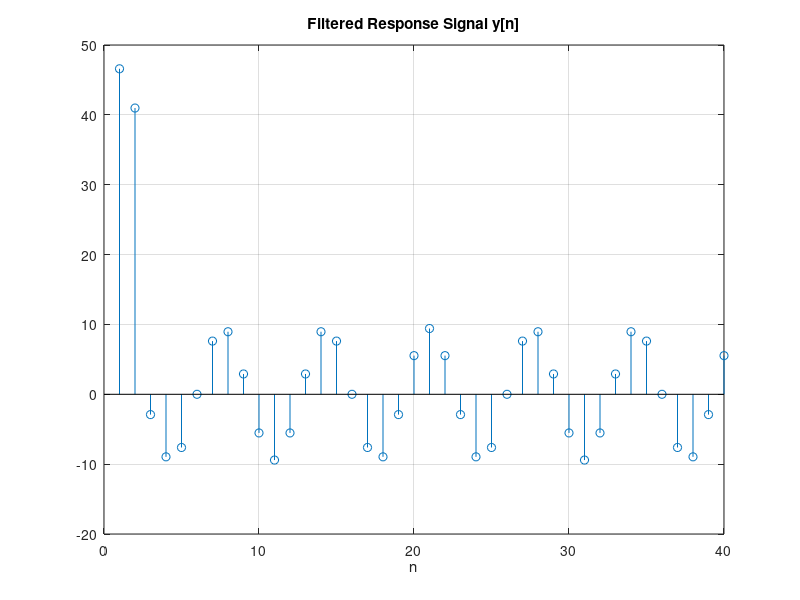
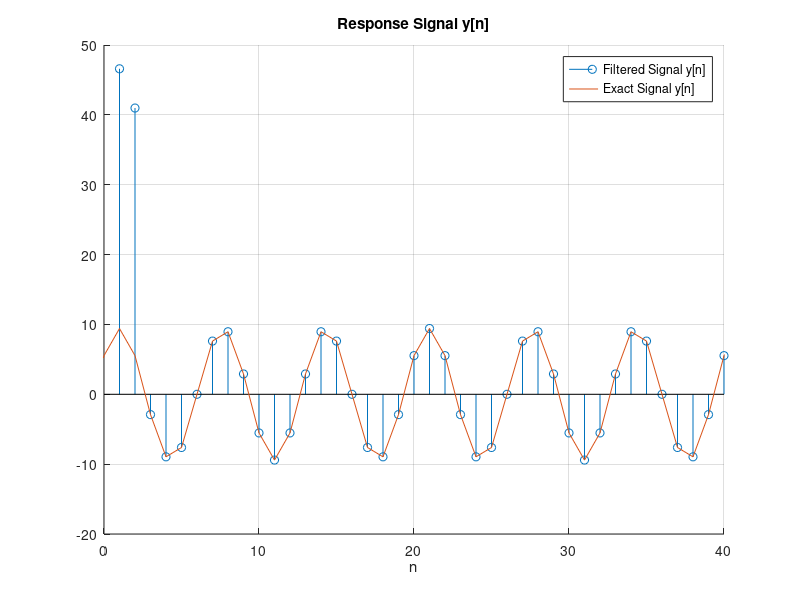

Recreate these plots in MATLAB, in order. (Note: this script raises an error after producing the figures.)
%% Project - Frequency Response of FIR Filters
%  David Venegas
%  u0934702
%  ECE 6530: Digital Signal Processing
%  University of Utah
%% P-12: Frequency Response: Bandpass & Nulling Filters 

% The goal of this lab is to study the response of FIR filters to inputs such 
% as complex exponentials and sinusoids. In the experiments of this lab, you 
% will use firfilt(), or conv(), to implement filters and freqz() to obtain 
% the filter's frequency response. As a result, you should learn how to 
% characterize a filter by knowing how it reacts to different frequency 
% components in the input. This lab also introduces two practical filters: 
% bandpass filters and nulling filters. Bandpass filters can be used to detect 
% and extract information from sinusoidal signals, e.g., tones in a touch-tone 
% telephone dialer. Nulling filters can be used to remove sinusoidal interference, 
% e.g., jamming signals in a radar. 

%% 3.1 Nulling Filters for Rejection
clc;clear;
%% (a).

% Design a filtering system that consists of the cascade of two FIR nulling 
% filters that will eliminate the following input frequencies: ω = 0.44π, and ω = 0.7π.
% For this part, derive the filter coefficients of both nulling filters.


    % Basic FIR Nulling Filter: y[n] = x[n] - 2cos(ω)x[n-1] + x[n-2]
    
    % Coefficients of [FIR 1] for ω = 0.44π:
    FIR1_b = [1 -2*cos(0.44*pi) 1];

    % Coefficients of [FIR 1] for ω = 0.7π:
    FIR2_b = [1 -2*cos(0.7*pi) 1];

%% (b) 

% Generate an input signal x[n] that is the sum of three sinusoids:
% x[n] = 5cos(0.3πn) + 22cos(0.44πn - π/3) + 22cos(0.7πn - π/4)
    
    % Make the input signal 150 samples long over the range 0 ≤ n ≤ 149.
    n = 0:149;
    x = 5*cos(0.3*pi*n) + 22*cos((0.44*pi*n) - (pi/3)) + 22*cos((0.7*pi*n) - (pi/4));
    
%% (c)

% Filter the sum of three sinusoids signal x[n] through the filters designed
% in part (a). Show the MATLAB code that you wrote to implement the cascade 
% of two FIR filters.

    % Cascaded FIR Filter = [FIR 1] * [FIR 1]
    FIR_null = conv(FIR1_b, FIR2_b);
    
    % System Response
    y = conv(x,FIR_null,'same');

%% (d)

% Make a plot of the output signal—show the first 40 points. Determine 
% (by hand) the exact mathematical formula (magnitude, phase and frequency) 
% for the output signal for n ≥ 5.
    
    % Plot of the filtered signal
    figure(1)
    stem(y);
    xlim([0 40]);
    xlabel('n');
    title('Filtered Response Signal y[n]');
    grid on;

    % Filter response at H(0), H(0.3π), H(0.44π), H(0.7π)
    w = [0 0.3*pi, 0.44*pi, 0.7*pi];
    H1 = 1 - (2*cos(0.44*pi))*exp(-1j*w) + exp(-1j*w*2);
    H2 = 1 - (2*cos(0.7*pi))*exp(-1j*w) + exp(-1j*w*2);
    H = H1 .* H2;

    H_mag = abs(H);
    H_rad = angle(H);

     % Exact Mathematical Formula
    y_exact = 5*cos((0.3*pi*n) - 1.8850)*(1.8828);

%% (e)

% Plot the mathematical formula determined in (d) with MATLAB to show that
% it matches the filter output over the range  ≤ n ≤ 40.
    
    figure(2)
    hold on
    stem(y);
    plot(n-1,y_exact);
    xlim([0 40]);
    legend('Filtered Signal y[n]','Exact Signal y[n]');
    xlabel('n');
    title('Response Signal y[n]');
    grid on;
    hold off

%% (f)

% Explain why the output signal is different for the first few points. 
% How many "start-up” points are found, and how is this number related to the 
% lengths of the filters designed in part (a)? Hint: consider the length of a 
% single FIR filter that is equivalent to the cascade of two length-3 FIRs

fprintf(['There is a high response on the first two (2) points of y[n] \n' ...
         'which are related to the number of coefficients in the FIR Nulling \n'...
         'filter, this is due to the cascade realization of the L = 3 FIR filters: \n'...
         'When two discrete systems are cascaded, we must do a convolution of the \n'...
         'systems involved h = h1 * h2 with a resulting FIR filter with a number of \n'...
         'coefficients L1 + L2 - 1 = 5.']);



%% FRREQUNECY ANALYSIS FOR PROJECT PRESENTATION

% Basic FIR Nulling Filter: y[n] = x[n] - 2cos(ω)x[n-1] + x[n-2]
    k = 0:149;
    N = 100;
    w = (2*pi*k)/N;

    % To block ω = 0.44π:
    H1 = 1 - (2*cos(0.44*pi))*exp(-1j*w) + exp(-1j*w*2);

    % To block ω = 0.7π:
    H2 = 1 - (2*cos(0.7*pi))*exp(-1j*w) + exp(-1j*w*2);

    % Cascaded FIR Filter
    H = H1.*H2;

    % Generate an input signal x[n] that is the sum of three sinusoids:
    % x[n] = 5cos(0.3πn) + 22cos(0.44πn - π/3) + 22cos(0.7πn - π/4)
    n = 0:149;
    x = 5*cos(0.3*pi*n) + 22*cos((0.44*pi*n) - (pi/3)) + 22*cos((0.7*pi*n) - (pi/4));
    N = 100;
    
    % Furier Series Coefficients {ck}
    ck = dfs(x, N);
    
    % Complex exponential signal yk[n]
    yk = ck .* H;

    % System Response y[n]
    y = idfs(yk, N);
    %Plots

    figure(1)
    subplot(3,1,1)
    plot(w,abs(ck));
    title('|x_{k}(ω)|');
    xticks([0  0.3*pi 0.44*pi 0.7*pi pi pi+0.3*pi pi+0.44*pi pi+0.7*pi 2*pi])
    xticklabels({'0','0.3\pi','0.44\pi','0.7\pi','\pi','0.7\pi','0.44\pi','0.3\pi','2\pi'});
    xlim([0 2*pi]);
    grid on;

    subplot(3,1,2)
    plot(w,abs(H));
    title('|H(ω)|');
    xticks([0  0.3*pi 0.44*pi 0.7*pi pi pi+0.3*pi pi+0.44*pi pi+0.7*pi 2*pi])
    xticklabels({'0','0.3\pi','0.44\pi','0.7\pi','\pi','0.7\pi','0.44\pi','0.3\pi','2\pi'});
    xlim([0 2*pi]);
    grid on;

    subplot(3,1,3)
    plot(w,abs(yk));
    title('|y_{k}(ω)|');
    xticks([0  0.3*pi 0.44*pi 0.7*pi pi pi+0.3*pi pi+0.44*pi pi+0.7*pi 2*pi])
    xticklabels({'0','0.3\pi','0.44\pi','0.7\pi','\pi','0.7\pi','0.44\pi','0.3\pi','2\pi'});
    xlim([0 2*pi]);
    xlabel('ω = 2\pik/N');
    grid on;
    

%% Matlab Functions
function matlab_bug()
    % (IGNORE)
    % This is a dummy function that fixes Matlab bug #496201
    % where outputs are being printed in the end of the publishing html
    % instead of their respective sections.
    workaround()
    %%The answer to everything is...
    my_subfunction();
    % (IGNORE)
end

function DFS = dfs(x, N)

    % Compute the Discrete Fourier Series (DFS) coefficients of a periodic 1-D 
    % signal, where x is one period of the signal and N is the fundamental period.

    % Find vector x(n) number of elements
    x_length = numel(x);
    % Generate discrete n-numbers based on x(n)
    n = 0:x_length-1;
    % Preallocate array ck
    ck = zeros(size(x));

    for k = 0:x_length-1

        ck(k+1) = (1/N) * sum(x(n+1) .* exp((-1j*2*pi*k*n)/N));

    end
    
    DFS = conj(ck);
end

function IDFS = idfs(ck, N)
    
    % Compute the Inverse Discrete Fourier Series (IDFS), where X is the 
    % DFS coefficient array and N is the fundamental period.
    
    % Find vector c(k) number of elements
    ck_length = length(ck);
    % Generate discrete k-numbers based on c(k)
    k = 0:ck_length-1;
    % Preallocate array ck
    x = zeros(size(ck));

    for n = 0:ck_length-1

        x(n+1) = sum(ck(k+1) .* exp((1j.*2.*pi.*k.*n)./N));

    end
    
    IDFS = conj(x);
end
